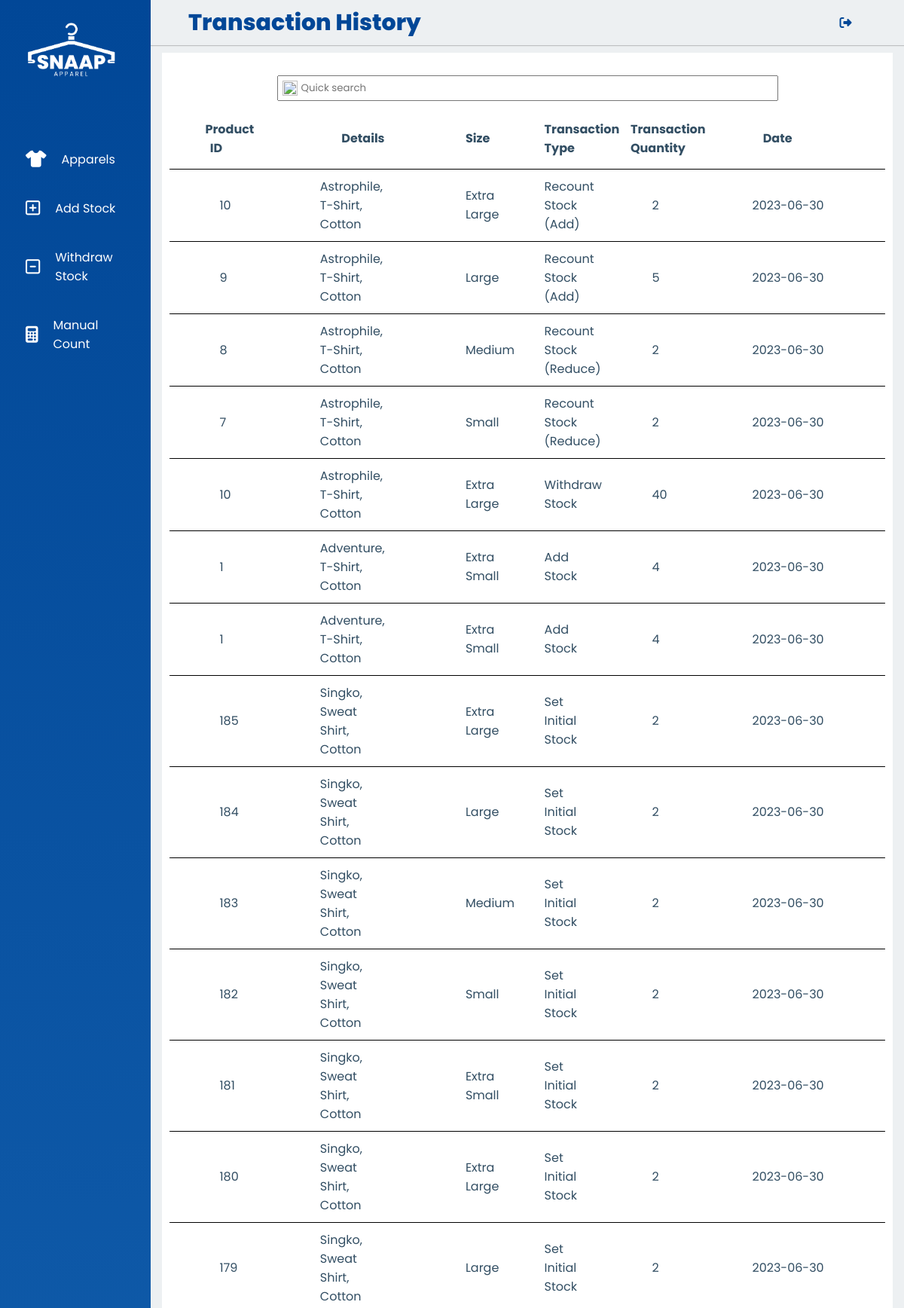
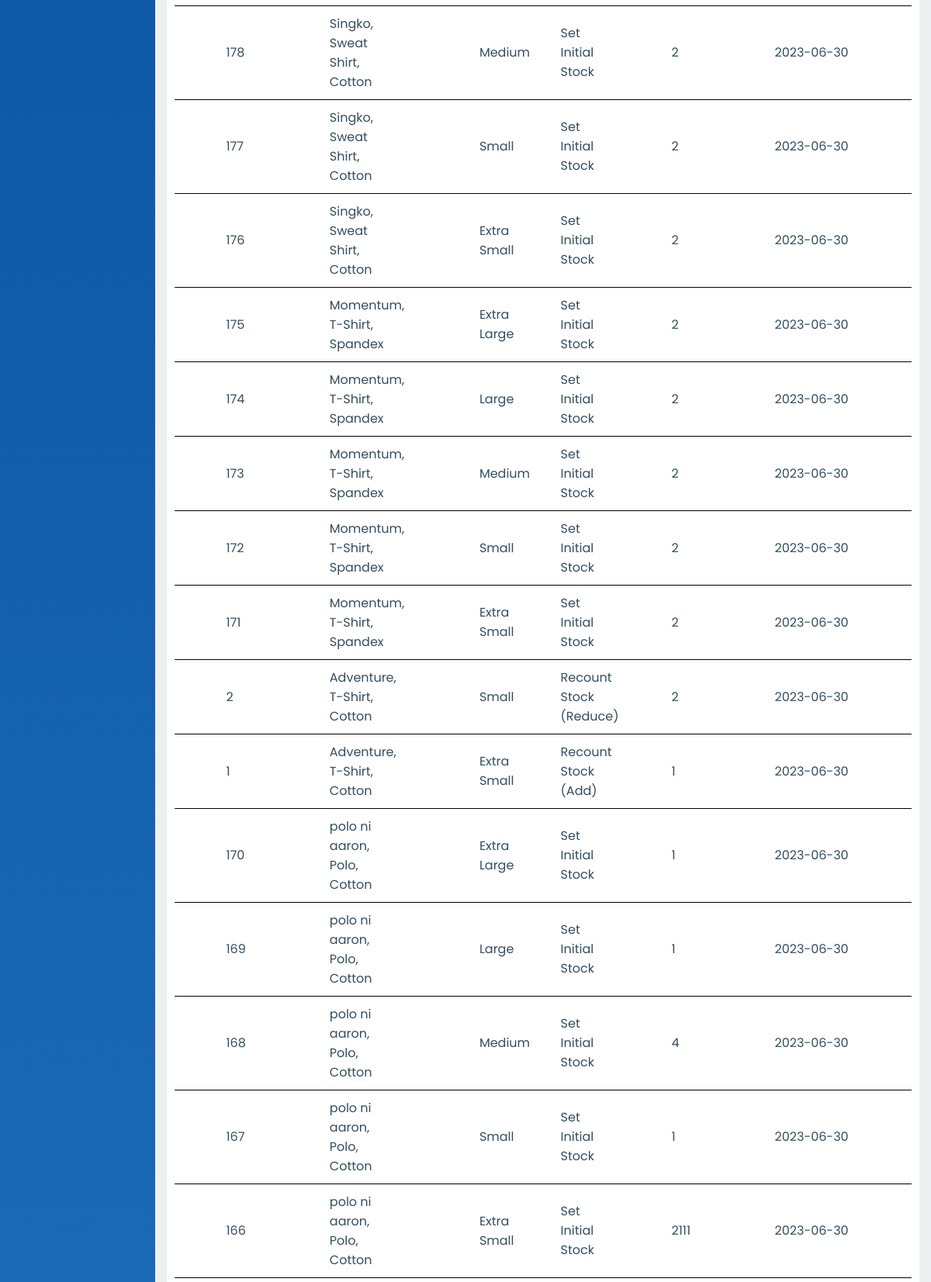
/transactionHistory.php (signed in, upper part), run on the app's committed database (2 pictures, top to bottom).
### tables this page shows
CREATE TABLE `transaction_history_table` (
  `transaction_id` int(11) NOT NULL,
  `product_id` int(11) DEFAULT NULL,
  `transaction_type` varchar(255) DEFAULT NULL,
  `transaction_date` date DEFAULT NULL,
  `transaction_quantity` int(11) DEFAULT NULL,
  `product_size` varchar(255) DEFAULT NULL,
  `product_details` varchar(255) DEFAULT NULL
);

### transactionHistory.php (the view, shortened to what this page needs)
<?php
    include 'connection.php';
    $condition = "";
    $keyword = "";
    $query = "SELECT product_id, product_details, product_size,
    transaction_type, transaction_quantity, transaction_date
    FROM transaction_history_table $condition
    ORDER BY transaction_id DESC";
    $queryResult = mysqli_query($conn, $query);
?>
<!DOCTYPE html>
<html lang = "en">
    <head>
        <link rel = "stylesheet" href = "css/style.css">
    </head>
    <body>
        <div class = "header">
            <?php include 'navBar.php'; ?>
            <div class = "main_container_index">
                <div class = "table_container">
                    <form class = "searchButtons" method = "GET" style = "margin: 0; padding: 0; width: 70%;" style = "display: flex; align-items: center; position: relative;">
                        <div class = "leftButton">
                            <button type = "submit" style = "background: none; border: none;">
                                <img src = "assets/magniGlass.png" style = "width: 20px; height: 20px; position: absolute; transform: translate(7px,70%); cursor: pointer;">
                            </button>
                            <input type = "text" placeholder = "Quick search" name = "keyword" value = "<?php echo $keyword;?>" style = "width: 100%; padding: 5px; padding-left: 30px; flex: 1;">
                        </div>
                    </form>
                    <table>
                        <thead>
                            <tr>
                                <th style = "width: 13%;">Product ID</th>
                                <th style = "width: 18%; padding-right: .3%">Details</th>
                                <th style = "width: 8%;">Size</th>
                                <th style = "width: 15%; padding-left: 8%;">Transaction Type</th>
                                <th style = "width: 5%;">Transaction Quantity</th>
                                <th style = "width: 30%;">Date</th>
                            </tr>
                        </thead>
                        <tbody>
                            <?php
                                while ($row = mysqli_fetch_array($queryResult, MYSQLI_BOTH)) {
                                    $productId = $row['product_id'];
                                    $details = $row['product_details'];
                                    $size = $row['product_size'];
                                    $trans = $row['transaction_type'];
                                    $transQuantity = $row['transaction_quantity'];
                                    $transDate = $row['transaction_date'];
                                    echo '
                                        <tr>
                                            <td style="width: 13%; padding-left: 7%;">' . $productId . '</td>
                                            <td style="width: 18%;">' . $details . '</td>
                                            <td style="width: 8%; padding-left: 5%;">' . $size . '</td>
                                            <td style="width: 15%; padding-right: 10%;">' . $trans . '</td>
                                            <td style="width: 5%;">' . $transQuantity . '</td>
                                            <td style="width: 30%; padding-left: 11.5%;">' . $transDate . '</td>
                                        </tr>
                                    ';
                                }
                            ?>
                        </tbody>
                    </table>
                </div>
            </div>
        </div>
    </body>
</html>

### css/style.css (style rules this page uses)
* { margin: 0; padding: 0; box-sizing: border-box; font-family: 'Poppins', sans-serif; }
.header { width: 100%; height: 100vh; background: #EDF0F2; }
.main_container_index { width: calc(100% - 200px); margin-top: 50px; margin-left: 200px; padding: 15px; transition: all 0.3s ease; background: #EDF0F2; }
html { position: relative; overflow-x: hidden !important; }
* { box-sizing: border-box; }
body { font-family: 'Quicksand', sans-serif; color: #324e63; }
table { border-collapse: collapse; }
.table_container { display: flex; flex-direction: column; align-items: center; padding: 10px; gap: 10px; width: 100%; height: 100%; background: #FFFFFF; align-self: stretch; }
th { box-sizing: border-box; flex-direction: row; align-items: center; padding: 10px 5%; width: 1244px; height: 80px; border-bottom: 1px solid #000000; align-self: stretch; }
td { box-sizing: border-box; flex-direction: row; align-items: center; padding: 10px 8%; width: 1244px; height: 80px; border-bottom: 1px solid #000000; align-self: stretch; }
.searchButtons { display: flex; }
.leftButton, .rightButton { flex: 1; }

### data on the page
transaction_history_table: product "10", product_details "Astrophile, T-Shirt, Cotton", product_size "Extra Large", transaction_type "Recount Stock (Add)", transaction_quantity "2", transaction_date "2023-06-30"
transaction_history_table: product "9", product_details "Astrophile, T-Shirt, Cotton", product_size "Large", transaction_type "Recount Stock (Add)", transaction_quantity "5", transaction_date "2023-06-30"
transaction_history_table: product "8", product_details "Astrophile, T-Shirt, Cotton", product_size "Medium", transaction_type "Recount Stock (Reduce)", transaction_quantity "2", transaction_date "2023-06-30"
transaction_history_table: product "7", product_details "Astrophile, T-Shirt, Cotton", product_size "Small", transaction_type "Recount Stock (Reduce)", transaction_quantity "2", transaction_date "2023-06-30"
transaction_history_table: product "10", product_details "Astrophile, T-Shirt, Cotton", product_size "Extra Large", transaction_type "Withdraw Stock", transaction_quantity "40", transaction_date "2023-06-30"
transaction_history_table: product "1", product_details "Adventure, T-Shirt, Cotton", product_size "Extra Small", transaction_type "Add Stock", transaction_quantity "4", transaction_date "2023-06-30"
transaction_history_table: product "1", product_details "Adventure, T-Shirt, Cotton", product_size "Extra Small", transaction_type "Add Stock", transaction_quantity "4", transaction_date "2023-06-30"
transaction_history_table: product "185", product_details "Singko, Sweat Shirt, Cotton", product_size "Extra Large", transaction_type "Set Initial Stock", transaction_quantity "2", transaction_date "2023-06-30"
transaction_history_table: product "184", product_details "Singko, Sweat Shirt, Cotton", product_size "Large", transaction_type "Set Initial Stock", transaction_quantity "2", transaction_date "2023-06-30"
transaction_history_table: product "183", product_details "Singko, Sweat Shirt, Cotton", product_size "Medium", transaction_type "Set Initial Stock", transaction_quantity "2", transaction_date "2023-06-30"
transaction_history_table: product "182", product_details "Singko, Sweat Shirt, Cotton", product_size "Small", transaction_type "Set Initial Stock", transaction_quantity "2", transaction_date "2023-06-30"
transaction_history_table: product "181", product_details "Singko, Sweat Shirt, Cotton", product_size "Extra Small", transaction_type "Set Initial Stock", transaction_quantity "2", transaction_date "2023-06-30"
transaction_history_table: product "180", product_details "Singko, Sweat Shirt, Cotton", product_size "Extra Large", transaction_type "Set Initial Stock", transaction_quantity "2", transaction_date "2023-06-30"
transaction_history_table: product "179", product_details "Singko, Sweat Shirt, Cotton", product_size "Large", transaction_type "Set Initial Stock", transaction_quantity "2", transaction_date "2023-06-30"
transaction_history_table: product "178", product_details "Singko, Sweat Shirt, Cotton", product_size "Medium", transaction_type "Set Initial Stock", transaction_quantity "2", transaction_date "2023-06-30"
transaction_history_table: product "177", product_details "Singko, Sweat Shirt, Cotton", product_size "Small", transaction_type "Set Initial Stock", transaction_quantity "2", transaction_date "2023-06-30"
transaction_history_table: product "176", product_details "Singko, Sweat Shirt, Cotton", product_size "Extra Small", transaction_type "Set Initial Stock", transaction_quantity "2", transaction_date "2023-06-30"
transaction_history_table: product "175", product_details "Momentum, T-Shirt, Spandex", product_size "Extra Large", transaction_type "Set Initial Stock", transaction_quantity "2", transaction_date "2023-06-30"
transaction_history_table: product "174", product_details "Momentum, T-Shirt, Spandex", product_size "Large", transaction_type "Set Initial Stock", transaction_quantity "2", transaction_date "2023-06-30"
transaction_history_table: product "173", product_details "Momentum, T-Shirt, Spandex", product_size "Medium", transaction_type "Set Initial Stock", transaction_quantity "2", transaction_date "2023-06-30"
transaction_history_table: product "172", product_details "Momentum, T-Shirt, Spandex", product_size "Small", transaction_type "Set Initial Stock", transaction_quantity "2", transaction_date "2023-06-30"
transaction_history_table: product "171", product_details "Momentum, T-Shirt, Spandex", product_size "Extra Small", transaction_type "Set Initial Stock", transaction_quantity "2", transaction_date "2023-06-30"
transaction_history_table: product "2", product_details "Adventure, T-Shirt, Cotton", product_size "Small", transaction_type "Recount Stock (Reduce)", transaction_quantity "2", transaction_date "2023-06-30"
transaction_history_table: product "1", product_details "Adventure, T-Shirt, Cotton", product_size "Extra Small", transaction_type "Recount Stock (Add)", transaction_quantity "1", transaction_date "2023-06-30"
transaction_history_table: product "170", product_details "polo ni aaron, Polo, Cotton", product_size "Extra Large", transaction_type "Set Initial Stock", transaction_quantity "1", transaction_date "2023-06-30"
transaction_history_table: product "169", product_details "polo ni aaron, Polo, Cotton", product_size "Large", transaction_type "Set Initial Stock", transaction_quantity "1", transaction_date "2023-06-30"
transaction_history_table: product "168", product_details "polo ni aaron, Polo, Cotton", product_size "Medium", transaction_type "Set Initial Stock", transaction_quantity "4", transaction_date "2023-06-30"
transaction_history_table: product "167", product_details "polo ni aaron, Polo, Cotton", product_size "Small", transaction_type "Set Initial Stock", transaction_quantity "1", transaction_date "2023-06-30"
transaction_history_table: product "166", product_details "polo ni aaron, Polo, Cotton", product_size "Extra Small", transaction_type "Set Initial Stock", transaction_quantity "2111", transaction_date "2023-06-30"
